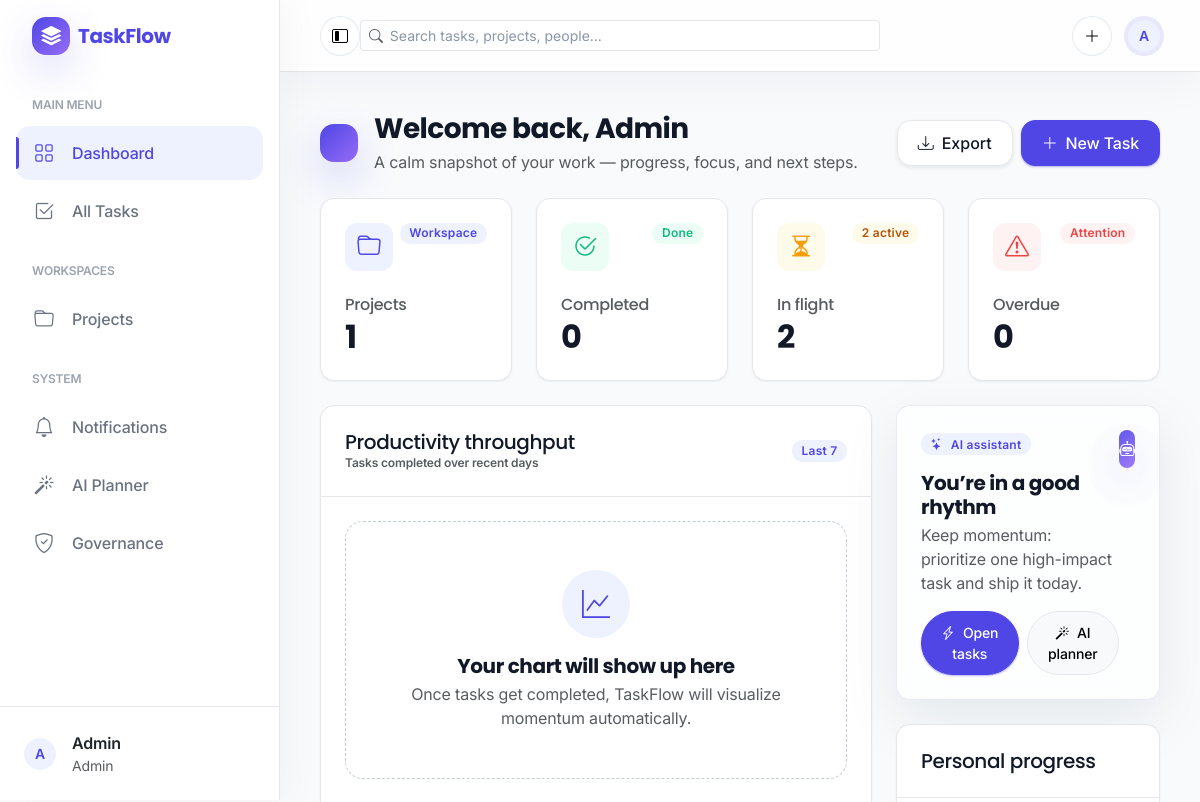
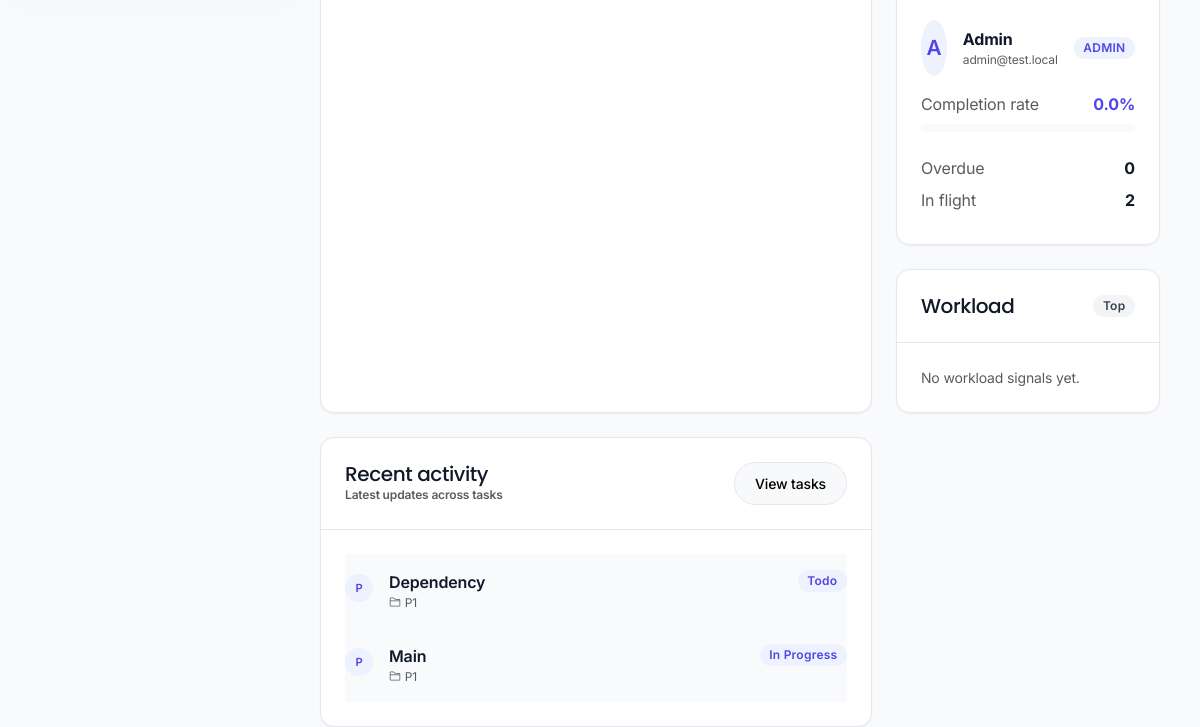
The page /dashboard (signed in) on the database as committed earlier (2 pictures, top to bottom).
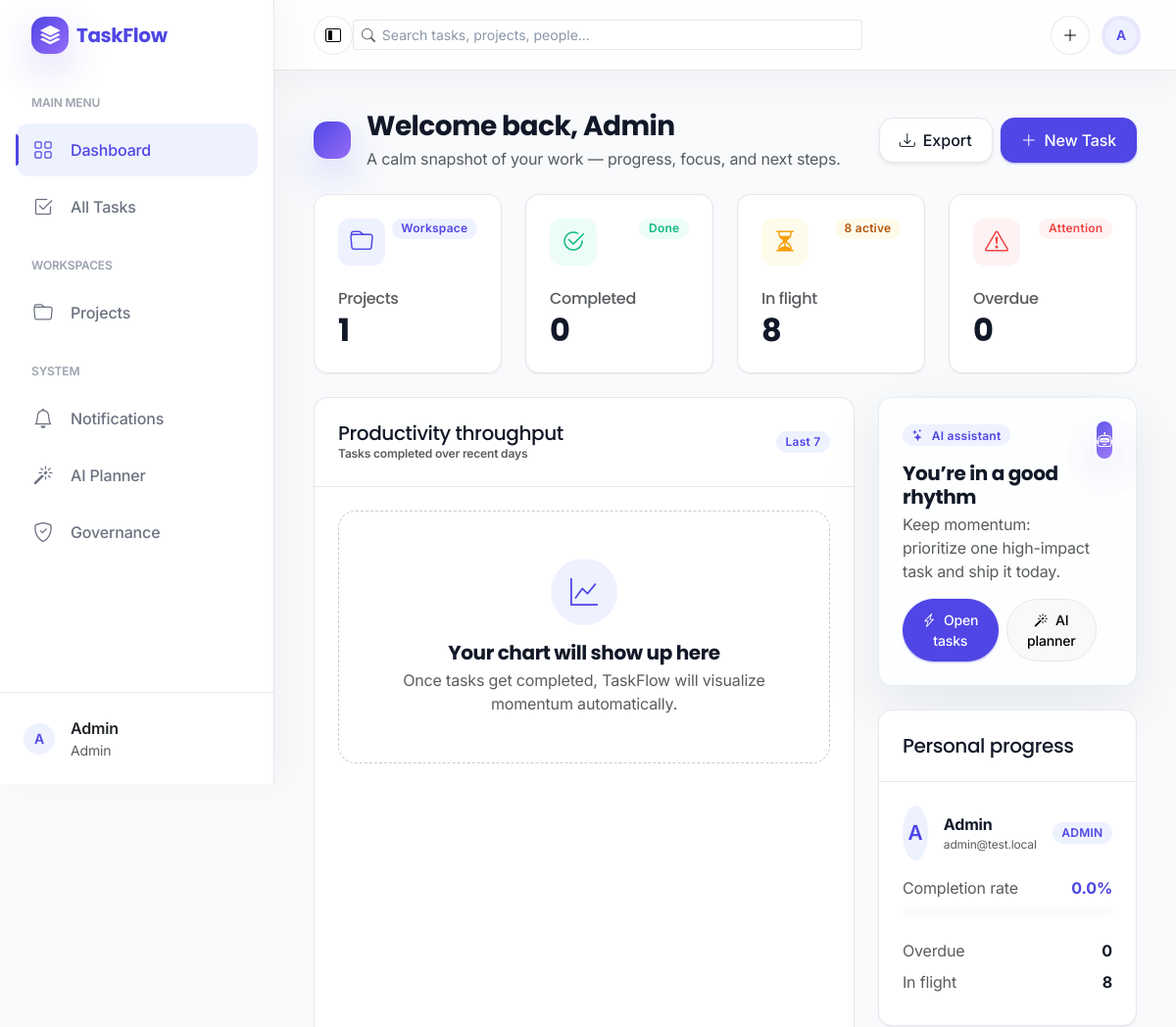
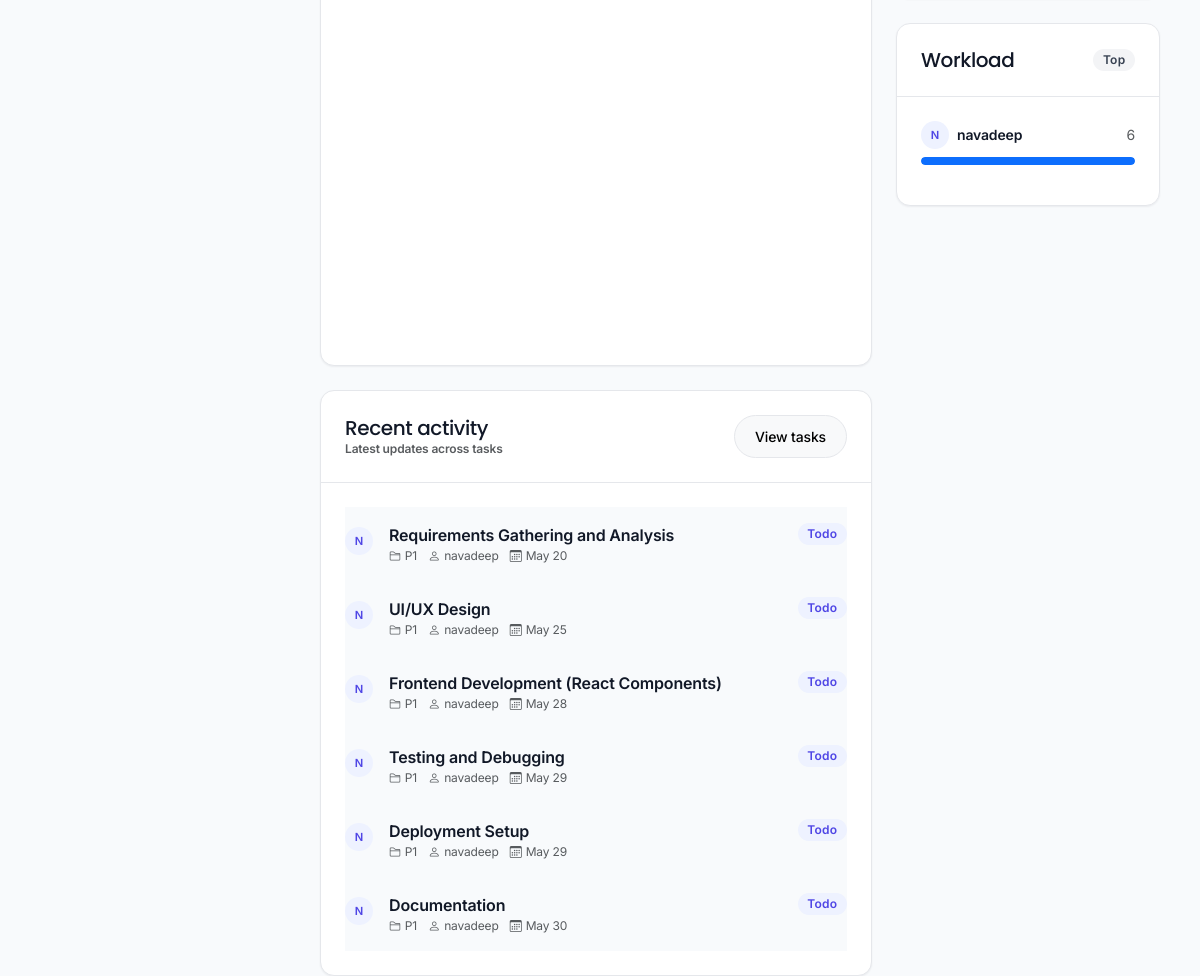
The same page on the database as committed later (2 pictures, top to bottom).
### models/project.py (models this page shows, shortened)
class Project(db.Model):
    __tablename__ = 'projects'
    id = db.Column(db.Integer, primary_key=True)
    title = db.Column(db.String(200), nullable=False, index=True)
    description = db.Column(db.Text, nullable=True)
    created_by = db.Column(db.Integer, db.ForeignKey('users.id', ondelete='CASCADE'), nullable=False, index=True)
    created_at = db.Column(db.DateTime, default=datetime.utcnow, nullable=False)
    updated_at = db.Column(db.DateTime, default=datetime.utcnow, onupdate=datetime.utcnow, nullable=False)
    creator = db.relationship('User', back_populates='projects')
    tasks = db.relationship('Task', back_populates='project', lazy=True, cascade='all, delete-orphan')

### models/task.py (models this page shows, shortened)
class Task(db.Model):
    __tablename__ = 'tasks'
    id = db.Column(db.Integer, primary_key=True)
    title = db.Column(db.String(200), nullable=False, index=True)
    description = db.Column(db.Text, nullable=True)
    status = db.Column(db.Enum(TaskStatus), nullable=False, default=TaskStatus.TODO)
    priority = db.Column(db.Enum(TaskPriority), nullable=False, default=TaskPriority.MEDIUM)
    estimate_hours = db.Column(db.Float, nullable=True)
    story_points = db.Column(db.Integer, nullable=True)
    start_date = db.Column(db.DateTime, nullable=True)
    due_date = db.Column(db.DateTime, nullable=True)
    completed_at = db.Column(db.DateTime, nullable=True)
    assigned_to = db.Column(db.Integer, db.ForeignKey('users.id', ondelete='SET NULL'), nullable=True, index=True)
    project_id = db.Column(db.Integer, db.ForeignKey('projects.id', ondelete='CASCADE'), nullable=False, index=True)
    created_at = db.Column(db.DateTime, default=datetime.utcnow, nullable=False)
    updated_at = db.Column(db.DateTime, default=datetime.utcnow, onupdate=datetime.utcnow, nullable=False)
    assignee = db.relationship('User', back_populates='assigned_tasks')
    project = db.relationship('Project', back_populates='tasks')
    labels = db.relationship('TaskLabel', secondary='task_label_links', lazy='joined')
    watchers = db.relationship('User', secondary=task_watchers, lazy='subquery')
    dependencies = db.relationship(
        'Task',
        secondary=task_dependencies,
        primaryjoin=id == task_dependencies.c.task_id,
        secondaryjoin=id == task_dependencies.c.depends_on_task_id,
        lazy='subquery'
    )
    blocked_by = db.relationship(
        'Task',
        secondary=task_dependencies,
        primaryjoin=id == task_dependencies.c.depends_on_task_id,
        secondaryjoin=id == task_dependencies.c.task_id,
        lazy='subquery',
        overlaps="dependencies"
    )
    comments = db.relationship('TaskComment', back_populates='task', lazy=True, cascade='all, delete-orphan')
    activities = db.relationship('TaskActivity', back_populates='task', lazy=True, cascade='all, delete-orphan')
    attachments = db.relationship('TaskAttachment', back_populates='task', lazy=True, cascade='all, delete-orphan')
    @property
    def is_overdue(self):
        if self.status.value == 'Completed' or not self.due_date:
            return False
        return self.due_date < datetime.utcnow()

### models/user.py (models this page shows, shortened)
class User(UserMixin, db.Model):
    __tablename__ = 'users'
    id = db.Column(db.Integer, primary_key=True)
    name = db.Column(db.String(80), nullable=False)
    email = db.Column(db.String(120), unique=True, nullable=False, index=True)
    password = db.Column(db.String(255), nullable=False)
    role = db.Column(db.Enum(UserRole), nullable=False, default=UserRole.MEMBER)
    skills = db.Column(db.Text, nullable=True)  # Comma-separated skills or free text
    created_at = db.Column(db.DateTime, default=datetime.utcnow, nullable=False)
    updated_at = db.Column(db.DateTime, default=datetime.utcnow, onupdate=datetime.utcnow, nullable=False)
    projects = db.relationship('Project', back_populates='creator', lazy=True, cascade='all, delete-orphan')
    assigned_tasks = db.relationship('Task', back_populates='assignee', lazy=True)
    def is_admin(self):
        return self.role == UserRole.ADMIN

### app.py (the view)
@app.route('/dashboard')
def dashboard():
    from flask_login import current_user
    from datetime import datetime
    if not current_user.is_authenticated:
        return redirect(url_for('auth.login'))
    metrics = workspace_metrics(current_user)
    return render_template('dashboard.html', now=datetime.utcnow(), **metrics)

### app.py (called while the page is built)
@login_manager.user_loader
def load_user(user_id):
    return User.query.get(int(user_id))

@app.context_processor
def inject_notification_count():
    from flask_login import current_user
    if not current_user.is_authenticated:
        return {"unread_notifications_count": 0}
    unread_count = Notification.query.filter_by(user_id=current_user.id, is_read=False).count()
    return {"unread_notifications_count": unread_count}

### templates/dashboard.html (shortened to what the changed rows need)
{% extends "layout.html" %}
{% block content %}
{% set first_name = (current_user.name.split(' ')[0] if current_user.name else 'there') %}
<div class="row g-4 mb-4">
    <div class="col-12 d-flex flex-column flex-lg-row align-items-lg-center justify-content-between">
        <div class="pe-lg-4">
            <div class="d-flex align-items-center gap-3">
                <div>
                    <h1 class="h3 fw-bold mb-1">Welcome back, {{ first_name }}</h1>
                </div>
            </div>
        </div>
    </div>
</div>
<div class="row g-4 mb-4">
    <div class="col-xl-3 col-md-6">
        <div class="card h-100">
            <div class="card-body">
                <h2 class="fw-bold mb-0">{{ project_count }}</h2>
            </div>
        </div>
    </div>
    <div class="col-xl-3 col-md-6">
        <div class="card h-100">
            <div class="card-body">
                <h2 class="fw-bold mb-0">{{ completed_count }}</h2>
            </div>
        </div>
    </div>
    <div class="col-xl-3 col-md-6">
        <div class="card h-100">
            <div class="card-body">
                <div class="d-flex align-items-start justify-content-between mb-4">
                    <div class="stat-icon bg-warning-light text-warning"><i class="bi bi-hourglass-split"></i></div>
                    <span class="badge badge-soft-warning">{{ pending_count }} active</span>
                </div>
                <h6 class="text-muted fw-medium mb-1">In flight</h6>
                <h2 class="fw-bold mb-0">{{ pending_count }}</h2>
            </div>
        </div>
    </div>
    <div class="col-xl-3 col-md-6">
        <div class="card h-100">
            <div class="card-body">
                <h2 class="fw-bold mb-0 {{ 'text-danger' if overdue_count else '' }}">{{ overdue_count }}</h2>
            </div>
        </div>
    </div>
</div>
<div class="row g-4">
    <div class="col-lg-8">
        <div class="card mt-4">
            <div class="card-body">
                <div class="list-group list-group-flush">
                    {% for t in recent_tasks %}
                    <div class="list-group-item px-0 py-3 border-0">
                        <div class="d-flex align-items-start justify-content-between gap-3">
                            <div class="d-flex align-items-start gap-3">
                                <div class="avatar-initials sm mt-1">{{ (t.assignee.name[:1].upper() if t.assignee else t.project.title[:1].upper()) }}</div>
                                <div>
                                    <div class="fw-semibold">{{ t.title }}</div>
                                    <div class="text-muted x-small">
                                        <span class="me-2"><i class="bi bi-folder2 me-1"></i>{{ t.project.title }}</span>
                                        {% if t.assignee %}<span class="me-2"><i class="bi bi-person me-1"></i>{{ t.assignee.name }}</span>{% endif %}
                                        {% if t.due_date %}<span class="{{ 'text-danger fw-semibold' if t.is_overdue else '' }}"><i class="bi bi-calendar3 me-1"></i>{{ t.due_date.strftime('%b %d') }}</span>{% endif %}
                                    </div>
                                </div>
                            </div>
                            <span class="badge badge-soft-primary">{{ t.status.value }}</span>
                        </div>
                    </div>
                    {% else %}
                    <div class="tf-empty p-4 text-center">
                        <div class="text-muted">No recent updates yet.</div>
                    </div>
                    {% endfor %}
                </div>
            </div>
        </div>
    </div>
    <div class="col-lg-4">
        <div class="card mb-4">
            <div class="card-body">
                <div class="d-flex justify-content-between mb-2">
                    <span class="text-muted">In flight</span>
                    <span class="fw-bold">{{ pending_count }}</span>
                </div>
            </div>
        </div>
        <div class="card">
            <div class="card-body">
                {% set max_count = (workload|max(attribute='count')).count if workload else 0 %}
                {% for w in workload %}
                {% set pct = (w.count / max_count * 100) if max_count else 0 %}
                <div class="mb-3">
                    <div class="d-flex justify-content-between align-items-center mb-2">
                        <div class="d-flex align-items-center gap-2">
                            <div class="avatar-initials sm">{{ w.name[:1].upper() }}</div>
                            <div class="fw-semibold small">{{ w.name }}</div>
                        </div>
                        <div class="text-muted small">{{ w.count }}</div>
                    </div>
                    <div class="progress" style="height: 8px;">
                        <div class="progress-bar bg-primary" style="width: {{ pct }}%"></div>
                    </div>
                </div>
                {% else %}
                <div class="text-muted small">No workload signals yet.</div>
                {% endfor %}
            </div>
        </div>
    </div>
</div>
{% endblock %}

Rows that differ between the two databases and show on the page:
no longer on this page (row unchanged): Task: title "Dependency", project "P1", status.value "Todo"
no longer on this page (row unchanged): Project: title "P"
no longer on this page (row unchanged): Task: title "Main", project "P1", status.value "In Progress"
added Task: title "Requirements Gathering and Analysis", project "P1", assignee.name "navadeep", due_date "May 20", status.value "Todo"
added User: name "N", name "navadeep", count "6", {{ pct }} 100.0 (drawn)
added Task: title "UI/UX Design", project "P1", assignee.name "navadeep", due_date "May 25", status.value "Todo"
added Task: title "Frontend Development (React Components)", project "P1", assignee.name "navadeep", due_date "May 28", status.value "Todo"
added Task: title "Testing and Debugging", project "P1", assignee.name "navadeep", due_date "May 29", status.value "Todo"
added Task: title "Deployment Setup", project "P1", assignee.name "navadeep", due_date "May 29", status.value "Todo"
added Task: title "Documentation", project "P1", assignee.name "navadeep", due_date "May 30", status.value "Todo"
Other text that changed with them:
{{ pending_count }}: "2" → "8"
text no longer shown: "No workload signals yet."
